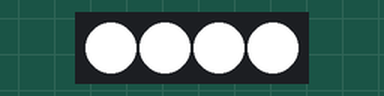
A sketch run on a simulated Arduino Uno, built with avr-gcc and run on an emulated ATmega328P. Shown: 4 RGB LEDs in strip order, left to right.

Above: at 0.15 s.
At 4.65 s:
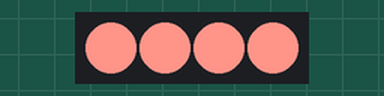
At 10.95 s:
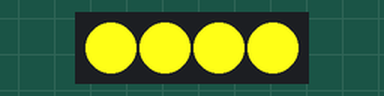
At 19.05 s:
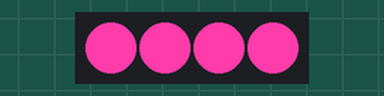
At 31.36 s:
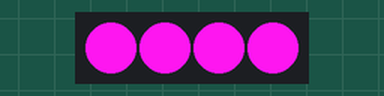
At 39.76 s:
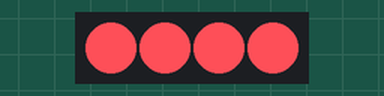
Timing chart, 0 to 40.0 s (numbered marks = the images above):
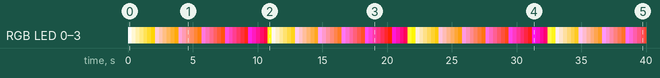

The sketch:

APA102xRGBFade.ino
```cpp
/*
  APA102x RGB fade with Adafruit_DotStar library

  This sketch  fades a string of APA102x LEDs by simply counting
  down from 0xFFFFFF (white) to 0x000000 (off). It makes no consideration
  for the different colors.

  Change pixelCount to the number of LEDs in your string.

  Uses Adafruit's DotStar library: https://github.com/adafruit/Adafruit_DotStar

  created 17 Jun 2019
  by Tom Igoe
*/
#include <Adafruit_DotStar.h>

const int pixelCount = 4;    // number of pixels
// you need these only if you're using sotware SPI:
const int dataPin = 8;       // data pin
const int clockPin = 9;      // clock pin

// set up strip:
//Adafruit_DotStar strip(pixelCount, dataPin, clockPin, DOTSTAR_BRG);
Adafruit_DotStar strip(pixelCount, DOTSTAR_BGR);
unsigned long color = 0xFFFFFF;
void setup() {
  strip.begin();    // initialize pixel strip
  strip.clear();    // turn all LEDs off
  strip.show();     // refresh strip
}

void loop() {
  // loop over all the pixels:
  for (int pixel = 0; pixel < pixelCount; pixel++) {
    // set the color for each pixel:
    strip.setPixelColor(pixel, color);
  }
  // refresh the strip:
  strip.show();
  // decrement the color:
  color--;
  // if it reaches 0, set it back to 0xFFFFFF:
  if (color == 0) color = 0xFFFFFF;
}
```

Measured:
- by itself, RGB LED 0–3: off → RGB(255, 255, 255) at 0.00 s, → RGB(255, 248, 213) 0.30 s later, → RGB(255, 241, 171) 0.30 s later, → RGB(255, 234, 129) 0.30 s later, … (134 changes in this stretch)
